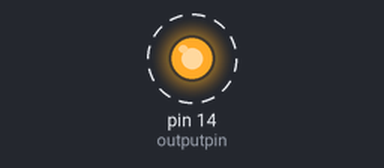
This sketch was run on a simulated Arduino Uno, built with avr-gcc and run on an emulated ATmega328P. Parts: output pins drawn as LEDs (lit = HIGH). Dashed ring = blinking.

Above: at 0.2 s.
Timing chart, 0 to 3.0 s (numbered marks = the images above):
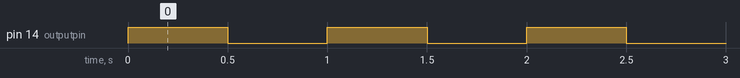

Measured:
- by itself, pin 14 (outputpin): alternates HIGH for 0.50 s and LOW for 0.50 s

The sketch:

sketch_dec28a.ino
```cpp
int outputpin = 14; // D5 = 14

void setup() {
  pinMode(outputpin, OUTPUT);
}

// the loop function runs over and over again forever
void loop() {
  digitalWrite(outputpin, HIGH);   // turn the LED on (HIGH is the voltage level)
  delay(500);              // wait for a second
  digitalWrite(outputpin, LOW);    // turn the LED off by making the voltage LOW
  delay(500);              // wait for a second
}
```
